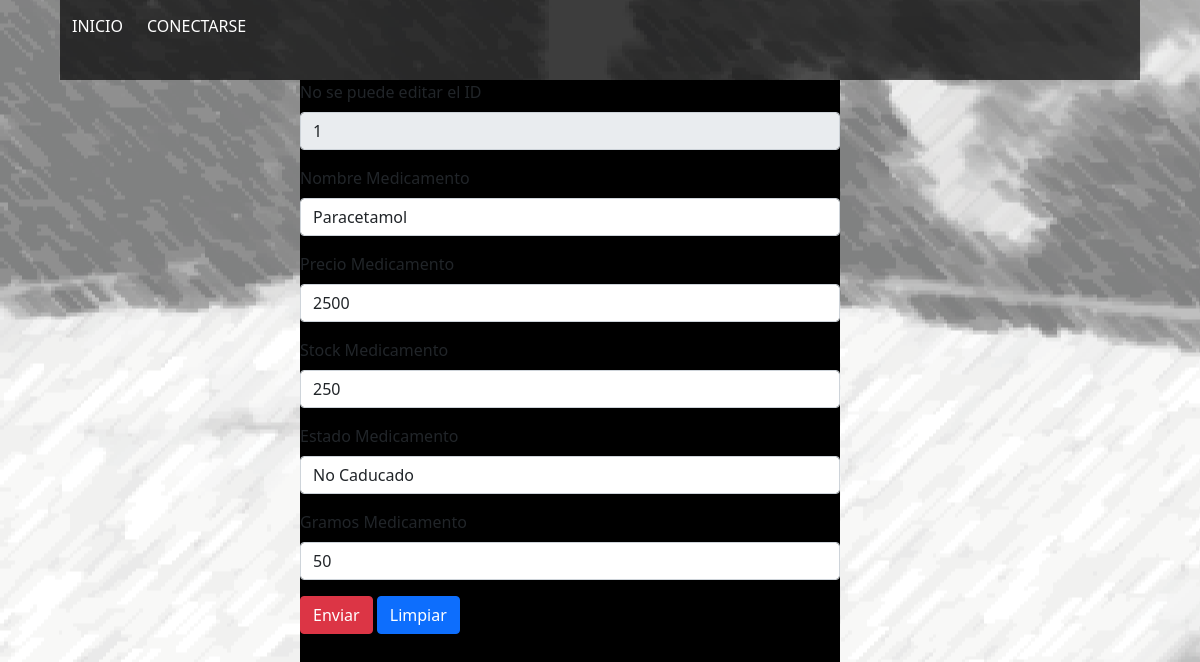
Page /form_mod_medicamento/1 on the committed database.
### CesfamApp/models.py (models this page shows, shortened)
class MEDICAMENTO(models.Model):
    id_medicamento = models.IntegerField(primary_key=True,verbose_name='Id de medicamento')
    nombre_medicamento = models.CharField(max_length=50,verbose_name='Nombre del medicamento')
    precio_medicamento = models.IntegerField(verbose_name='Precio del medicamento')
    stock_medicamento = models.IntegerField(verbose_name='Stock del medicamento')
    estado_medicamento = models.CharField(max_length=12,verbose_name='Estado del medicamento')
    gramos_medicamento = models.IntegerField(verbose_name='Gramos del medicamento')

### CesfamApp/views.py (the view, shortened to what this page needs)
# urls.py: path('form_mod_medicamento/<id>',form_mod_medicamento,name="form_mod_medicamento"),
def form_mod_medicamento(request, id):
    if request.method == 'GET':
        modMed = MEDICAMENTO.objects.get(id_medicamento=id)
        return render(request, "Forms/form_mod_medicamento.html", {"MEDICAMENTO": modMed})

### CesfamApp/templates/Forms/form_mod_medicamento.html (shortened to what this page needs)
{% load static %}
<!DOCTYPE html>
<html lang="es">
<head>
    <link rel="stylesheet" href="{% static 'css/bootstrap.css' %}">
    <link rel="stylesheet" href="{% static 'css/style.css' %}">
</head>
<body>
    <div id="div1">
        <nav class="navbar navbar-expand-lg navbar-light bg-light float-left">
            <div class="collapse navbar-collapse" id="navbarSupportedContent">
                <ul class="navbar-nav mr-auto">
                    <a href="{%url 'home'%}"><button class="btn btn-secondary algo" type="button" id="dropdownMenu2" aria-haspopup="true" aria-expanded="false">INICIO</button></a> {% if request.user.is_authenticated %}
                    <a href="{% url 'logout' %}"><button class="btn btn-secondary algo" type="button" id="dropdownMenu2" aria-haspopup="true" aria-expanded="false">SALIR</button></a>
                    <span class="badge red z-depth-1 mr-1"> {{ user }} </span>{% else %}
                    <a href="{% url 'login' %}"><button class="btn btn-secondary algo" type="button" id="dropdownMenu2" aria-haspopup="true" aria-expanded="false">CONECTARSE</button></a>{% endif %}
                </ul>
            </div>
        </nav>
    </div>
    {% load crispy_forms_tags %}
    <div id="divcontactos">
        <form method="post" action="form_mod_medicamento" id="formulario" method="POST">{% csrf_token %}
            <div class="mb-3">
                <label COLOR="white" for="IDmed" class="form-label">No se puede editar el ID</label>
                <input readonly type="number" class="form-control" value="{{MEDICAMENTO.id_medicamento}}" name="IDmed" id="IDmed" />
            </div>
            <div class="mb-3">
                <label for="NOMmed" class="form-label">Nombre Medicamento</label>
                <input type="text" class="form-control" value="{{MEDICAMENTO.nombre_medicamento}}" name="NOMmed" id="NOMmed" />
            </div>
            <div class="mb-3">
                <label for="PREmed" class="form-label">Precio Medicamento</label>
                <input type="number" class="form-control" value="{{MEDICAMENTO.precio_medicamento}}" name="PREmed" id="PREmed" />
            </div>
            <div class="mb-3">
                <label for="STOmed" class="form-label">Stock Medicamento</label>
                <input type="number" class="form-control" value="{{MEDICAMENTO.stock_medicamento}}" name="STOmed" id="STOmed" />
            </div>
            <div class="mb-3">
                <label for="ESTmed" class="form-label">Estado Medicamento</label>
                <input type="text" class="form-control" value="{{MEDICAMENTO.estado_medicamento}}" name="ESTmed" id="ESTmed" />
            </div>
            <div class="mb-3">
                <label for="GRMmed" class="form-label">Gramos Medicamento</label>
                <input type="number" class="form-control" value="{{MEDICAMENTO.gramos_medicamento}}" name="GRMmed" id="GRMmed" />
            </div>
            <input type="submit" class="btn btn-danger" id="enviar" value="Enviar">
            <input type="reset" class="btn btn-primary" id="limnpiar" value="Limpiar">
        </form>
    </div>
</body>
</html>

### CesfamApp/static/css/style.css (style rules this page uses)
body { background-image: url(../img/fondo_taller-06.png); background-position: center center; }
#div1 { position: absolute; height: 10%; left: 5%; width: 90%; top: 0%; background-color: #000000ad; z-index: 9999; }
.navbar { color: #000000b2; background-color: transparent !important; }
.algo { background-color: transparent !important; border: none; background-size: 95%; background-repeat: no-repeat; background-position: center; color: white !important; }
#divcontactos { position: absolute; background-color: #000000; height: 90%; left: 25%; width: 45%; top: 10%; }

### rows in the picture
MEDICAMENTO: IDmed "1", NOMmed "Paracetamol", PREmed "2500", STOmed "250", ESTmed "No Caducado", GRMmed "50"
